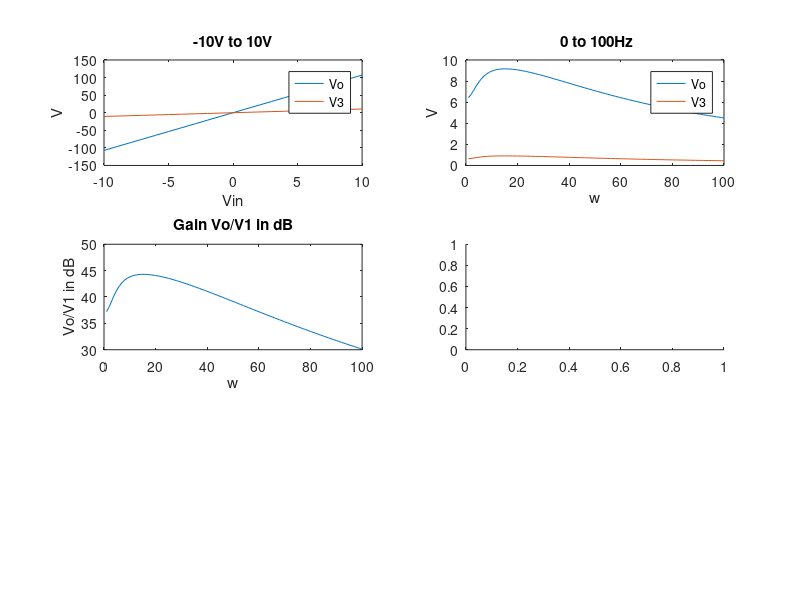

The MATLAB source for this figure: (Note: this script raises an error after producing the figure.)
clearvars
clearvars -GLOBAL
close all
set(0,'DefaultFigureWindowStyle', 'docked')

sizex = 6;
sizey = 6;

% Components
Cap = 0.25;
R1 = 1;
R2 = 2;
L = 0.2;
R3 = 10;
alpha = 100;
R4 = 0.1;
Ro = 1000;
omega = 10;

% C Matrix
C = zeros(sizex,sizey);
C(2,1) = -Cap;
C(2,2) = Cap;
C(6,6) = -L;

% G Matrix
G = zeros (sizex, sizey);
G(1,1) = 1;
G(2,1) = -1/R1;
G(2,2) = (1/R1) + (1/R2);
G(2,6) = -1;
G(3,3) = 1/R3;
G(3,6) = 1;
G(4,3) = -alpha/R3;
G(4,4) = 1;
G(5,4) = -R4;
G(5,5) = R4 - (1/Ro);
G(6,2) = 1;
G(6,3) = -1;

% F Vector
F = zeros(1,sizey);
stepsize = 21;

VoutVect = zeros(1,stepsize);
V3Vect = zeros(1,stepsize);

% DC Sweep

for i = -10:10
    F(1) = i;
    
    % V vector
    V = (G + omega.*C)\F';
    VoutVect(i+11) = V(5);
    V3Vect(i+11) = V(3);
end
subplot(3,2,1);

plot (linspace(-10,10,stepsize),VoutVect);
title('-10V to 10V');
hold on
plot (linspace(-10,10,stepsize), V3Vect);
legend('Vo', 'V3');
xlabel('Vin');
ylabel('V');



% AC Sweep 

F = zeros(1,sizey);
F(1) = 1;
stepsize = 100;

VoutVect = zeros(1,stepsize);
V3Vect = zeros(1,stepsize);

omega = linspace(1,100,stepsize);

for i = 1:stepsize
    V = (G + 1j*omega(i).*C)\F';
    VoutVect(i) = V(5);
    V3Vect(i) = V(3);
end    

subplot(3,2,2);

plot (omega,abs(VoutVect));
title(' 0 to 100Hz');
hold on
plot (omega, abs(V3Vect));
legend('Vo', 'V3');
xlabel('w');
ylabel('V');

gain = 20 * log(abs(VoutVect./F(1)));

subplot(3,2,3);
plot(omega, gain);
title('Gain Vo/V1 in dB');
xlabel('w');
ylabel('Vo/V1 in dB');


% Histogram Cap and gain
omega = pi;
Crand = 0.05*randn(1,stepsize) + Cap;
for i = 1:stepsize
    V = (G + 1j*omega.*Crand(i))\F';
    VoutVect(i) = V(5);
end    

gain = 20 * log(abs(VoutVect./F(1)));

subplot(3,2,4);
histogram(Crand);
xlabel('C');
ylabel('Number');

subplot(3,2,5);
histogram(gain);
xlabel('Gain (dB)');
ylabel('Number');




